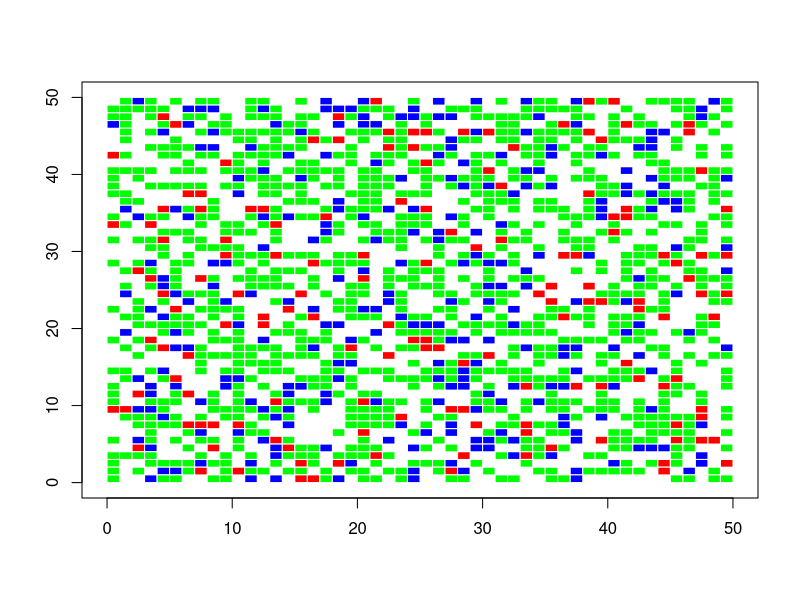

The R script that drew this image: (Note: this script raises an error after producing the figure.)
# Simulacao #### PRIMEIRA VERSAO OFICIALs

##### Enunciado #####

# Presa -> Quadrados de cor azul
# Predador -> Quadrados de cor vermelha
# Recursos -> Quadrados de cor verde

# Presa vive em media 5 geracoes
# Predador vive em media 10 geracoes

# Apenas as presas usam os recursos
# Presa morre de fome se nao se alimentar do recurso a cada 2 geracoes
# Presa se alimenta do recurso se estiver com fome e estiver adjascente a ele

# Predador se alimenta da presa se estiver com fome e estiver adjascente a ela
# Predador morre de fome se nao se alimentar da presa a cada 4 geracoes
# Predador tem fome a cada 2 geracoes


# Presa se reproduz a cada 2 geracoes
# Predador se reproduz a cada 5 geracoes

# Presa se move a cada 1 geracao e anda 2 casas aleatoriamente
# Predador se move a cada 1 geracao e anda 1 casa aleatoriamente

##### Legenda do Mapa #####

# 0 -> Espaço Vazio
# 1 -> Substrato
# 2 -> Presa
# 3 -> Predador

##### Inputs #####

# Area do Mapa
linhasTotais <- 50
colunasTotais <- 50

# Elementos do Mapa
quantidadeDePresas <- 500
quantidadeDePredadores <- 250
quantidadeDeSubstrato <- 1000

# Parametros dos Elementos
tempoDeVidaDaPresa <- 5
tempoDeVidaDoPredador <- 10

tempoDeMorteDaPresaComFome <- 2
tempoDeMorteDoPredadorComFome <- 4

locomocaoDaPresa <- 2
locomocaoDoPredador <- 1

tempoDeReproducaoDaPresa <- 2
tempoDeReproducaoDoPredador <- 5

criarTabuleiro <- function(){

    tabuleiro <- matrix(0, nrow = linhasTotais, ncol = colunasTotais)

    # Definindo as posições das presas no tabuleiro
    posicoesPresas <- sample(1:(linhasTotais * colunasTotais), quantidadeDePresas, replace = FALSE)
    
    for (i in 1:quantidadeDePresas) {
        linha <- floor((posicoesPresas[i] - 1) / colunasTotais) + 1
        coluna <- (posicoesPresas[i] - 1) %% colunasTotais + 1
        tabuleiro[linha, coluna] <- 2  # Alteração: substituir 1 por 2 para representar presas
    }

    # Definindo as posições dos predadores no tabuleiro
    posicoesPredadores <- sample(1:(linhasTotais * colunasTotais), quantidadeDePredadores, replace = FALSE)

    for (i in 1:quantidadeDePredadores) {
        linha <- floor((posicoesPredadores[i] - 1) / colunasTotais) + 1
        coluna <- (posicoesPredadores[i] - 1) %% colunasTotais + 1
        tabuleiro[linha, coluna] <- 3  
    }

    # Definindo as posições dos recursos no tabuleiro
    posicoesRecursos <- sample(1:(linhasTotais * colunasTotais), quantidadeDeSubstrato, replace = FALSE)

    for (i in 1:quantidadeDeSubstrato) {
        linha <- floor((posicoesRecursos[i] - 1) / colunasTotais) + 1
        coluna <- (posicoesRecursos[i] - 1) %% colunasTotais + 1
        tabuleiro[linha, coluna] <- 1  
    }

    return(tabuleiro)
}

proximaGeracao <- function(tabuleiro) {
  novaGeracao <- matrix(0, nrow = nrow(tabuleiro), ncol = ncol(tabuleiro))

  for (i in 1:nrow(tabuleiro)) {
    for (j in 1:ncol(tabuleiro)) {
      if (tabuleiro[i, j] == 2) {
        # Presa
        # Verificar se a presa está com fome e se está adjacente ao recurso
        if (tempoDeVidaDaPresa == 0 || (tempoDeVidaDaPresa %% tempoDeMorteDaPresaComFome) == 0) {
          novaGeracao[i, j] <- 0  # Presa morre de fome
        } else {
          # Verificar adjacência ao recurso e se está com fome
          # Implemente a lógica para movimentar-se em direção ao recurso
          # Implemente a lógica para se alimentar do recurso
          novaGeracao[i, j] <- 2  # Presa continua viva
        }
      } else if (tabuleiro[i, j] == 3) {
        # Predador
        # Verificar se o predador está com fome e se está adjacente à presa
        if (tempoDeVidaDoPredador == 0 || (tempoDeVidaDoPredador %% tempoDeMorteDoPredadorComFome) == 0) {
          novaGeracao[i, j] <- 0  # Predador morre de fome
        } else {
          # Verificar adjacência à presa e se está com fome
          # Implemente a lógica para movimentar-se em direção à presa
          # Implemente a lógica para se alimentar da presa
          novaGeracao[i, j] <- 3  # Predador continua vivo
        }
      } else {
        # Espaço Vazio, Recurso ou outro elemento
        novaGeracao[i, j] <- tabuleiro[i, j]
      }
    }
  }

  return(novaGeracao)
}

# Função para desenhar o tabuleiro com as cores especificadas
desenharTabuleiro <- function(tabuleiro) {
    
    plot(0, type = "n", xlim = c(0, ncol(tabuleiro)), ylim = c(0, nrow(tabuleiro)), xlab = "", ylab = "")
    for (i in 1:nrow(tabuleiro)) {
        for (j in 1:ncol(tabuleiro)) {
            if (tabuleiro[i, j] == 1) {
                rect(j - 1, nrow(tabuleiro) - i, j, nrow(tabuleiro) - i + 1, col = "green", border = "white")
            } else if (tabuleiro[i, j] == 2) {
                rect(j - 1, nrow(tabuleiro) - i, j, nrow(tabuleiro) - i + 1, col = "blue", border = "white")
            } else if (tabuleiro[i, j] == 3) {
                rect(j - 1, nrow(tabuleiro) - i, j, nrow(tabuleiro) - i + 1, col = "red", border = "white")
            }
        }
    }
}

# Criando o tabuleiro inicial
tabuleiro <- criarTabuleiro()
tabuleiro

desenharTabuleiro(tabuleiro)


# Função para atualizar a animação
atualizarAnimacao <- function(tabuleiro, geracao) {
  tabuleiro <<- proximaGeracao(tabuleiro)
  desenharTabuleiro(tabuleiro)
  
  title(paste("Geração:", geracao), line = 3, cex.main = 1.5)
}

# Criando a animação
ani.options(interval = 0.2)
saveGIF({
  for (geracao in 1:50) {
    atualizarAnimacao(tabuleiro, geracao)
  }
}, movie.name = "modelo_animado.gif", ani.width = 500, ani.height = 500)